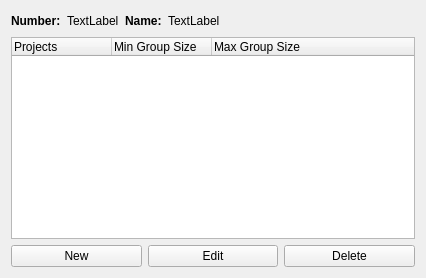
<?xml version="1.0" encoding="UTF-8"?>
<ui version="4.0">
 <class>AdminHomeWidget</class>
 <widget class="QWidget" name="AdminHomeWidget">
  <property name="geometry">
   <rect>
    <x>0</x>
    <y>0</y>
    <width>426</width>
    <height>278</height>
   </rect>
  </property>
  <property name="windowTitle">
   <string>Form</string>
  </property>
  <layout class="QVBoxLayout" name="verticalLayout">
   <item>
    <layout class="QHBoxLayout" name="horizontalLayout_4">
     <item>
      <layout class="QHBoxLayout" name="horizontalLayout_2">
       <item>
        <widget class="QLabel" name="label">
         <property name="font">
          <font>
           <weight>75</weight>
           <bold>true</bold>
          </font>
         </property>
         <property name="text">
          <string>Number:</string>
         </property>
        </widget>
       </item>
       <item>
        <widget class="QLabel" name="numberLabel">
         <property name="text">
          <string>TextLabel</string>
         </property>
        </widget>
       </item>
      </layout>
     </item>
     <item>
      <layout class="QHBoxLayout" name="horizontalLayout_3">
       <item>
        <widget class="QLabel" name="label_2">
         <property name="font">
          <font>
           <weight>75</weight>
           <bold>true</bold>
          </font>
         </property>
         <property name="text">
          <string>Name:</string>
         </property>
        </widget>
       </item>
       <item>
        <widget class="QLabel" name="nameLabel">
         <property name="text">
          <string>TextLabel</string>
         </property>
        </widget>
       </item>
      </layout>
     </item>
     <item>
      <spacer name="horizontalSpacer">
       <property name="orientation">
        <enum>Qt::Horizontal</enum>
       </property>
       <property name="sizeHint" stdset="0">
        <size>
         <width>40</width>
         <height>20</height>
        </size>
       </property>
      </spacer>
     </item>
    </layout>
   </item>
   <item>
    <widget class="QTreeWidget" name="projectTreeWidget">
     <property name="editTriggers">
      <set>QAbstractItemView::NoEditTriggers</set>
     </property>
     <property name="alternatingRowColors">
      <bool>true</bool>
     </property>
     <property name="indentation">
      <number>0</number>
     </property>
     <property name="uniformRowHeights">
      <bool>true</bool>
     </property>
     <property name="itemsExpandable">
      <bool>false</bool>
     </property>
     <property name="expandsOnDoubleClick">
      <bool>false</bool>
     </property>
     <column>
      <property name="text">
       <string>Projects</string>
      </property>
     </column>
     <column>
      <property name="text">
       <string>Min Group Size</string>
      </property>
     </column>
     <column>
      <property name="text">
       <string>Max Group Size</string>
      </property>
     </column>
    </widget>
   </item>
   <item>
    <layout class="QHBoxLayout" name="horizontalLayout">
     <item>
      <widget class="QPushButton" name="newBtn">
       <property name="text">
        <string>New</string>
       </property>
      </widget>
     </item>
     <item>
      <widget class="QPushButton" name="editBtn">
       <property name="text">
        <string>Edit</string>
       </property>
      </widget>
     </item>
     <item>
      <widget class="QPushButton" name="deleteBtn">
       <property name="text">
        <string>Delete</string>
       </property>
      </widget>
     </item>
    </layout>
   </item>
  </layout>
 </widget>
 <resources/>
 <connections/>
</ui>
